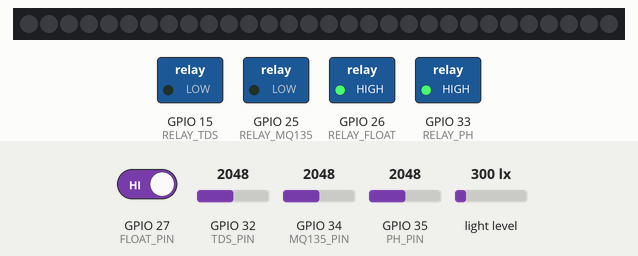
Recording of a sketch running on a simulated ESP32. Parts: 30 RGB LEDs in strip order, left to right, switched loads named in the sketch (green lamp = pin HIGH). The test bench sets the inputs (shaded band); at power-on: light level 300 lx, GPIO 34 (MQ135_PIN) = 2048, GPIO 27 (FLOAT_PIN) HIGH, GPIO 32 (TDS_PIN) = 2048, GPIO 35 (PH_PIN) = 2048. Dim RGB values are drawn brighter than linear; what the sketch prints to the serial monitor is not drawn.

Above: at 4.2 s.
4.3 s: light level set to 109 lx
5.8 s: light level set to 95 lx
At 7.0 s:
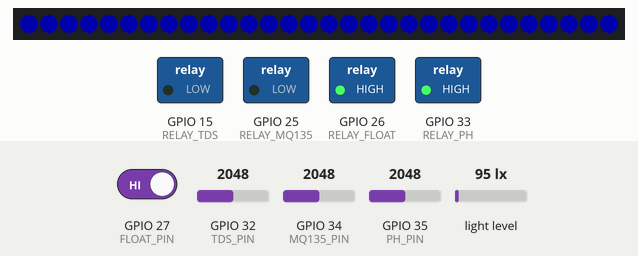
7.3 s: light level set to 84 lx
9.5 s: light level set to 75 lx
At 9.9 s:
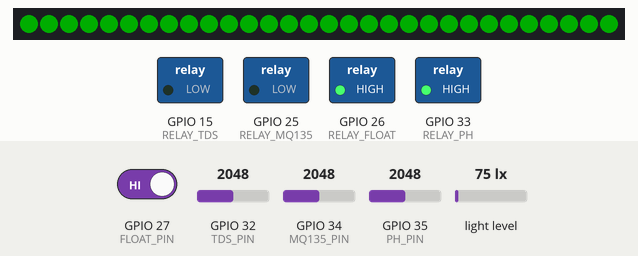
11.1 s: GPIO 34 (MQ135_PIN) set to 348
13.0 s: GPIO 34 (MQ135_PIN) set to 286
At 13.9 s:
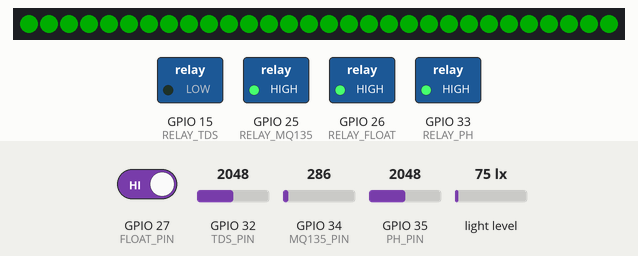
Timing chart, 0 to 15.6 s (numbered marks = the images above; inputs shaded):
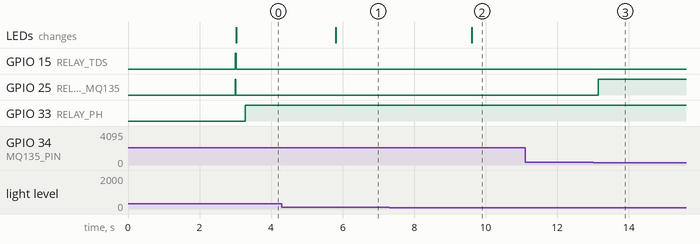

Measured:
- the behaviour switches between 101 and 100 lx on light level (found by bisection; images 0 and 1)
- the behaviour switches between 81 and 80 lx on light level (found by bisection; images 1 and 2)
- the behaviour switches between 314 and 313 on GPIO 34 (MQ135_PIN) (found by bisection; images 2 and 3)
- after the input at 4.3 s, every drawn part: stays the same
- after the input at 5.8 s, the LEDs: change at once (image 1)
- after the input at 7.3 s, every drawn part: stays the same
- after the input at 9.5 s, the LEDs: change after 0.11 s (image 2)
- after the input at 11.1 s, every drawn part: stays the same
- after the input at 13.0 s, GPIO 25 (RELAY_MQ135): LOW → HIGH after 0.14 s

The sketch:

esp32code.ino
```cpp
// ===================== INCLUDES =====================
#include <Wire.h>
#include <BH1750.h>
#include <Adafruit_NeoPixel.h>

// ===================== BH1750 & NEOPIXEL =====================
BH1750 lightMeter;

#define LED_PIN 18
#define NUM_LEDS 30

Adafruit_NeoPixel strip(NUM_LEDS, LED_PIN, NEO_GRB + NEO_KHZ800);

int currentColor = -1;

// ===================== PIN DEFINITIONS =====================
// Float Sensor
#define FLOAT_PIN     27
#define RELAY_FLOAT   26

// MQ135 Sensor
#define MQ135_PIN     34
#define RELAY_MQ135   25

// TDS Sensor
#define TDS_PIN       32
#define RELAY_TDS     15

// pH Sensor
#define PH_PIN        35
#define RELAY_PH      33

// ===================== THRESHOLDS =====================
float MQ_THRESHOLD = 313.5;
const int TDS_THRESHOLD = 80;

// ===================== pH CALIBRATION =====================
float voltage_acid = 1.261;
float ph_acid = 3.50;
float voltage_neutral = 1.115;
float ph_neutral = 7.00;
float voltage_alkaline = 0.142;
float ph_alkaline = 8.00;

// ===================== FUNCTIONS =====================

// ---- NeoPixel Function ----
void setAll(uint8_t r, uint8_t g, uint8_t b) {
  strip.clear();

  for (int i = 0; i < NUM_LEDS; i++) {
    strip.setPixelColor(i, strip.Color(r, g, b));
  }

  strip.show();
}

// ---- Median Filter for pH ----
float readMedian(int pin, int samples) {
  int arr[25];

  for (int i = 0; i < samples; i++) {
    arr[i] = analogRead(pin);
    delay(5);
  }


  for (int i = 0; i < samples - 1; i++) {
    for (int j = i + 1; j < samples; j++) {
      if (arr[j] < arr[i]) {
        int temp = arr[i];
        arr[i] = arr[j];
        arr[j] = temp;
      }
    }
  }

  return arr[samples / 2];
}

// ---- Calculate pH ----
float readPH() {
  float adc = readMedian(PH_PIN, 25);
  float voltage = adc * 3.3 / 4095.0;
  float ph;

  if (voltage >= voltage_neutral) {
    ph = ph_neutral +
         (ph_acid - ph_neutral) *
         (voltage - voltage_neutral) /
         (voltage_acid - voltage_neutral);
  } else {
    ph = ph_neutral +
         (ph_alkaline - ph_neutral) *
         (voltage - voltage_neutral) /
         (voltage_alkaline - voltage_neutral);
  }

  if (ph < 0) ph = 0;
  if (ph > 14) ph = 14;

  return ph;
}

// ---- pH Classification ----
String getPHLevel(float ph) {
  if (ph < 6.5)
    return "ACIDIC";
  else if (ph <= 7.5)
    return "NEUTRAL";
  else
    return "ALKALINE";
}

// ===================== SETUP =====================
void setup() {
  Serial.begin(115200);
  delay(3000);

  Serial.println("========================================");
  Serial.println("SYSTEM INITIALIZATION");
  Serial.println("========================================");

  // ---- I2C for BH1750 ----
  Wire.begin(21, 22);

  // ---- NeoPixel ----
  strip.begin();
  strip.setBrightness(50);
  strip.clear();
  strip.show();

  // ---- BH1750 ----
  if (lightMeter.begin(BH1750::CONTINUOUS_HIGH_RES_MODE)) {
    Serial.println("BH1750 detected!");
  } else {
    Serial.println("BH1750 NOT detected!");
    while (1);
  }

  // ---- FLOAT SENSOR ----
  pinMode(FLOAT_PIN, INPUT_PULLUP);
  pinMode(RELAY_FLOAT, OUTPUT);
  digitalWrite(RELAY_FLOAT, HIGH);

  // ---- MQ135 ----
  pinMode(RELAY_MQ135, OUTPUT);
  digitalWrite(RELAY_MQ135, HIGH);

  // ---- TDS ----
  pinMode(RELAY_TDS, OUTPUT);
  digitalWrite(RELAY_TDS, HIGH);

  // ---- pH ----
  pinMode(RELAY_PH, OUTPUT);
  digitalWrite(RELAY_PH, LOW);

  Serial.println("✅ System Initialized!");
  Serial.println("========================================");
}

// ===================== LOOP =====================
void loop() {

  // ================= FLOAT SENSOR =================
  int floatState = digitalRead(FLOAT_PIN);

  if (floatState == LOW) {
    Serial.println("Water Level LOW → Pump ON");
    digitalWrite(RELAY_FLOAT, LOW);
  } else {
    Serial.println("Water Level OK → Pump OFF");
    digitalWrite(RELAY_FLOAT, HIGH);
  }

  // ================= MQ135 SENSOR =================
  int mqValue = analogRead(MQ135_PIN);

  Serial.print("MQ135 Value: ");
  Serial.println(mqValue);

  if (mqValue > MQ_THRESHOLD) {
    Serial.println("GAS DETECTED → Relay ON");
    digitalWrite(RELAY_MQ135, LOW);
  } else {
    Serial.println("Air Normal → Relay OFF");
    digitalWrite(RELAY_MQ135, HIGH);
  }

  // ================= TDS SENSOR =================
  int tdsValue = analogRead(TDS_PIN);

  Serial.print("TDS Value: ");
  Serial.println(tdsValue);

  if (tdsValue > TDS_THRESHOLD) {
    Serial.println("Dirty Water → Pump ON");
    digitalWrite(RELAY_TDS, LOW);
  } else {
    Serial.println("Water Clean → Pump OFF");
    digitalWrite(RELAY_TDS, HIGH);
  }

  // ================= pH SENSOR =================
  float adc = readMedian(PH_PIN, 25);
  float voltage = adc * 3.3 / 4095.0;
  float ph = readPH();
  String status = getPHLevel(ph);

  if (status == "NEUTRAL") {
    digitalWrite(RELAY_PH, LOW);
  } else {
    digitalWrite(RELAY_PH, HIGH);
  }

  Serial.print("pH ADC: ");
  Serial.print(adc);
  Serial.print(" | Voltage: ");
  Serial.print(voltage, 3);
  Serial.print(" V");
  Serial.print(" | pH: ");
  Serial.print(ph, 2);
  Serial.print(" | Status: ");
  Serial.print(status);
  Serial.print(" | Relay: ");
  Serial.println(status == "NEUTRAL" ? "OFF" : "ON");

  // ================= BH1750 + NEOPIXEL =================
float lux = lightMeter.readLightLevel();

Serial.print("Light: ");
Serial.print(lux);
Serial.print(" lx  -> ");

int newColor;

if (lux <= 10) {
    newColor = 0;   // WHITE
    Serial.println("WHITE");
} else if (lux <= 50) {
    newColor = 1;   // RED
    Serial.println("RED");
} else if (lux <= 80) {
    newColor = 2;   // GREEN
    Serial.println("GREEN");
} else if (lux <= 100) {
    newColor = 3;   // BLUE
    Serial.println("BLUE");
} else {
    newColor = 4;   // OFF
    Serial.println("OFF");
}

if (newColor != currentColor) {
    currentColor = newColor;

    switch (currentColor) {
        case 0: setAll(255, 255, 255); break; // White
        case 1: setAll(255, 0, 0);     break; // Red
        case 2: setAll(0, 255, 0);     break; // Green
        case 3: setAll(0, 0, 255);     break; // Blue
        case 4: setAll(0, 0, 0);       break; // Off
    }
}

  Serial.println("------------------------");

  delay(1000);
}
```
